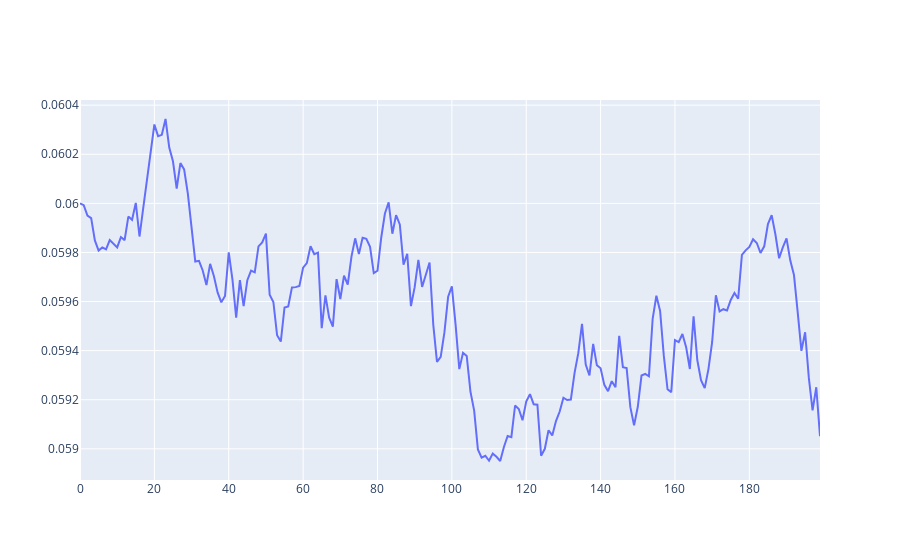

Write notebook code for a chart like this one.
### Code cell
fig = go.Figure()
fig.add_trace(go.Scatter( 
                 x=np.array(range(N)),
                 y=yearly_mus,
                 name = "mu values"))
fig.show()

### Figure 1 — Plotly figure (JSON) as saved in the notebook; plotly's stock layout.template omitted (floating-point values rounded to 4 significant figures; data arrays with more than 128 entries replaced by an {"elided": "..."} marker saying what was removed)
{"data": [{"name": "mu values", "type": "scatter", "x": {"elided": "200 int values"}, "y": {"elided": "201 float values"}}], "layout": {}}
